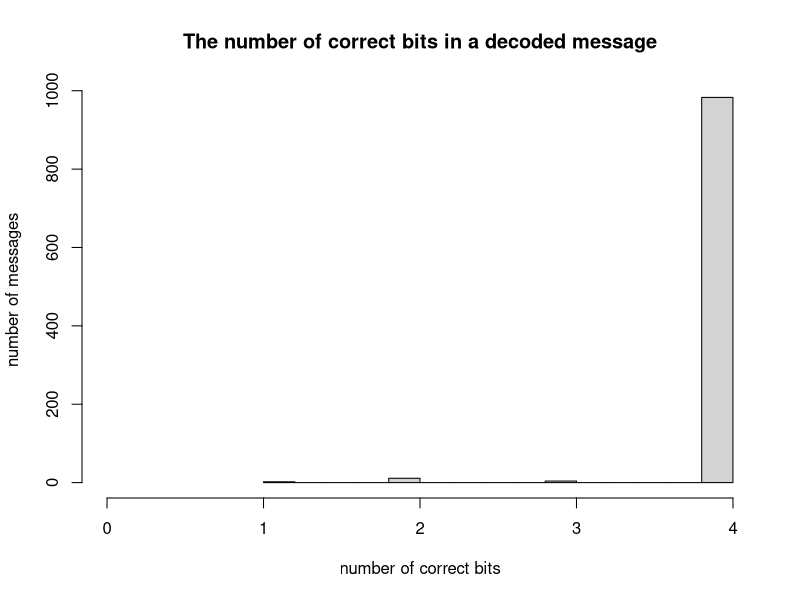
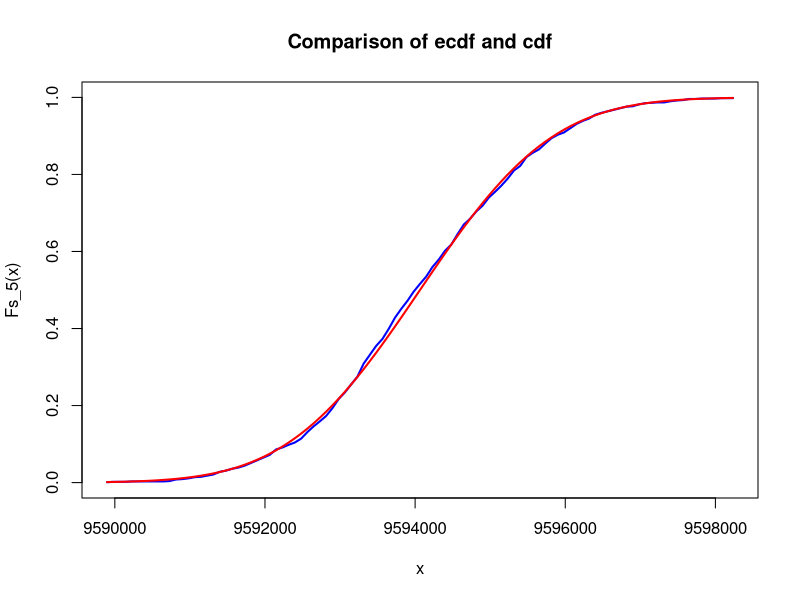
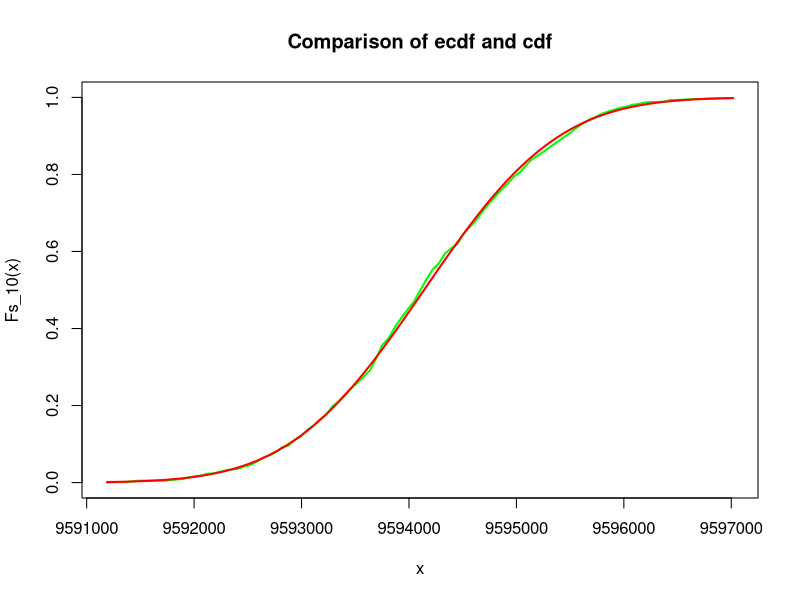
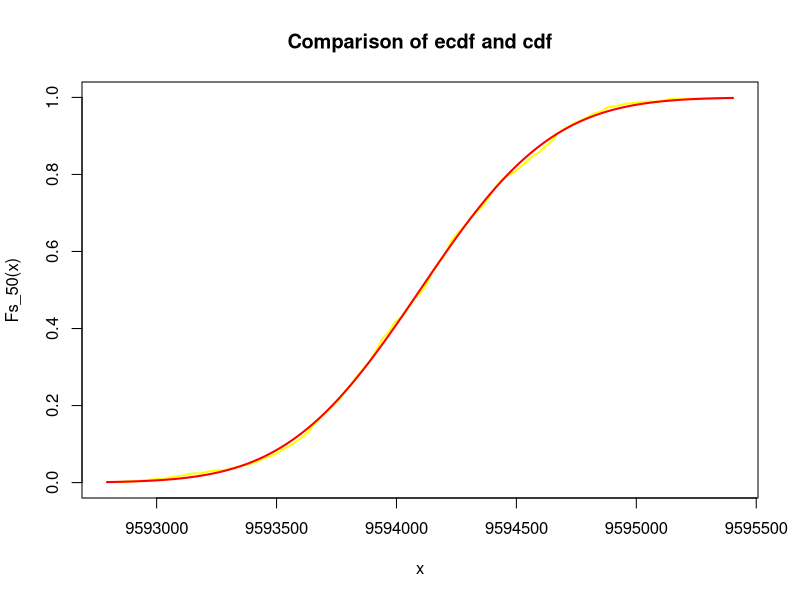
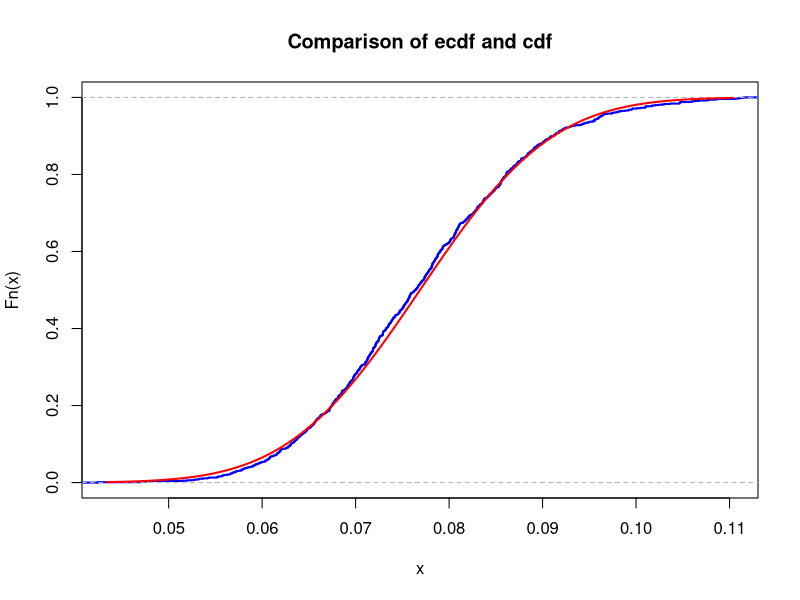

R code for these plots, in order:
## ---- chunk 1
# your team id number 
                          ###
id <- 3                  ### Change to the correct id!
                          ###
set.seed(id)
p <- id/100
# matrices G and H
G <- matrix(c(1, 1, 1, 0, 0, 0, 0,
		1, 0, 0, 1, 1, 0, 0,
		0, 1, 0, 1, 0, 1, 0,
		1, 1, 0, 1, 0, 0, 1), nrow = 4, byrow = TRUE)
H <- t(matrix(c(1, 0, 1, 0, 1, 0, 1,
		0, 1, 1, 0, 0, 1, 1,
		0, 0, 0, 1, 1, 1, 1), nrow = 3, byrow = TRUE))
cat("The matrix G is: \n") 
G  
cat("The matrix H is: \n") 
H
cat("The product GH must be zero: \n")
(G%*%H) %%2
## ---- chunk 2
# generate N messages

message_generator <- function(N) {
  matrix(sample(c(0,1), 4*N, replace = TRUE), nrow = N)
}  
messages <- message_generator(100)
codewords <- (messages %*% G) %% 2
## ---- chunk 3
main <- function(number) {
  messages <- message_generator(number)
  encoded_words <- (messages %*% G) %% 2

  for (i in 1:number) {
    for (j in 1:7) {
      error_probability <- runif(1, min=0, max=1)
      if (error_probability <= p) {
        encoded_words[i, j] <- xor(encoded_words[i, j], 1)
      }
      else {
        encoded_words[i, j] <- encoded_words[i, j]
      }
    }
  }

  decoded <- matrix(, nrow=number, ncol = 4)
  for (i in 1:length(encoded_words[, 1])) {
    syndrome_vector <- (encoded_words[i,]%*%H)%%2
    if (syndrome_vector[1,1] + 2*syndrome_vector[1,2] + 4*syndrome_vector[1,3] != 0 && encoded_words[i, syndrome_vector[1,1] + 2*syndrome_vector[1,2] + 4*syndrome_vector[1,3]] == 1) {
      encoded_words[i, syndrome_vector[1,1] + 2*syndrome_vector[1,2] + 4*syndrome_vector[1,3]] <- 0
    }
    else if (syndrome_vector[1,1] + 2*syndrome_vector[1,2] + 4*syndrome_vector[1,3] != 0 && encoded_words[i, syndrome_vector[1,1] + 2*syndrome_vector[1,2] + 4*syndrome_vector[1,3]] == 0) {
      encoded_words[i, syndrome_vector[1,1] + 2*syndrome_vector[1,2] + 4*syndrome_vector[1,3]] <- 1
    }
    decoded[i, 1] <- encoded_words[i, 3]
    decoded[i, 2] <- encoded_words[i, 5]
    decoded[i, 3] <- encoded_words[i, 6]
    decoded[i, 4] <- encoded_words[i, 7]
  }
  vector_correct <- c()
  for (i in 1:length(decoded[, 1])) {
    vector_comparing <- messages[i,] == decoded[i,]
    vector_correct <- c(vector_correct, length(which(vector_comparing==TRUE)))
  }
  counter <- 0
  for (i in vector_correct) {
    if (i==4) {
      counter <- counter + 1
    }
  }
  return(list("vector_correct" = vector_correct, "counter" = counter/number))
}
main(1000)$counter
## ---- chunk 4
hist(main(1000)$vector_correct,
     xlim = c(0, 4),
     xlab = "number of correct bits",
     ylab = "number of messages",
     main = "The number of correct bits in a decoded message",
)
## ---- chunk 5
id <- 3
set.seed(id)
half_life <- 30.1 * 365 * 24 * 60 * 60
lambda <- log(2) / half_life
mass <- id * 10 ** (-6)
molar_mass <- 137
avogadro <- 6 * 10 ** 23
N <- mass / molar_mass * avogadro
mu <- N * lambda
## ---- chunk 6
K <- 1e3
n <- 5
sample_means_5 <- colMeans(matrix(rpois(n*K, lambda = mu), nrow=n))
n <- 10
sample_means_10 <- colMeans(matrix(rpois(n*K, lambda = mu), nrow=n))
n <- 50
sample_means_50 <- colMeans(matrix(rpois(n*K, lambda = mu), nrow=n))
## ---- chunk 7
mu_5 <- mean(sample_means_5)
sigma_5 <- sd(sample_means_5)
mu_10 <- mean(sample_means_10)
sigma_10 <- sd(sample_means_10)
mu_50 <- mean(sample_means_50)
sigma_50 <- sd(sample_means_50)
## ---- chunk 8
xlims_5 <- c(mu_5-3*sigma_5,mu_5+3*sigma_5)
Fs_5 <- ecdf(sample_means_5)
xlims_10 <- c(mu_10-3*sigma_10,mu_5+3*sigma_10)
Fs_10 <- ecdf(sample_means_10)
xlims_50 <- c(mu_50-3*sigma_50,mu_50+3*sigma_50)
Fs_50 <- ecdf(sample_means_50)
curve(Fs_5, 
     xlim = xlims_5, 
     ylim = c(0,1),
     col = "blue",
     lwd = 2,
     main = "Comparison of ecdf and cdf")
curve(pnorm(x, mean = mu_5, sd = sigma_5), col = "red", lwd = 2, add = TRUE)

curve(Fs_10,
     xlim = xlims_10, 
     ylim = c(0,1),
     col = "green",
     lwd = 2,
     main = "Comparison of ecdf and cdf")
curve(pnorm(x, mean = mu_10, sd = sigma_10), col = "red", lwd = 2, add = TRUE)

curve(Fs_50,     
     xlim = xlims_50, 
     ylim = c(0,1), 
     col = "yellow",
     lwd = 2,
     main = "Comparison of ecdf and cdf")
curve(pnorm(x, mean = mu_50, sd = sigma_50), col = "red", lwd = 2, add = TRUE)

t <- seq(mu_5-3*sigma_5,mu_5+3*sigma_5, length=200)
normal_dist <- pnorm(t, mean = mu_5, sd = sigma_5)
max_dif <- max(abs(Fs_5(t) - normal_dist))
print(max_dif)

t <- seq(mu_10-3*sigma_10,mu_10+3*sigma_10, length=200)
normal_dist <- pnorm(t, mean = mu_10, sd = sigma_10)
max_dif <- max(abs(Fs_10(t) - normal_dist))
print(max_dif)

t <- seq(mu_50-3*sigma_50,mu_50+3*sigma_50, length=200)
normal_dist <- pnorm(t, mean = mu_50, sd = sigma_50)
max_dif <- max(abs(Fs_50(t) - normal_dist))
print(max_dif)
## ---- chunk 9
K <- 1000
n <- 1
while (TRUE){
  sample_sums <- unname(colSums(matrix(rpois(n*K, lambda = mu), nrow=n)))
  safe_probability = length(sample_sums[sample_sums < 8 * 10 ** 8]) / length(sample_sums)
  if (safe_probability < 0.95){
    break
  }
  n <- n + 1
}
print(n - 1)
## ---- chunk 10
    set.seed(id)
    N <- 7
    nu1 <- 13
    nu <- N*nu1
    K <- 1e3
    n <- 100

    S <- colSums(matrix(rexp(n*K, rate = nu), nrow=n))


## ---- chunk 11
    set.seed(id)
    clicks <- rep(0, K)
    for (i in 1:K) {
      clicks[i] <-sum(rexp(n, rate = nu))
    }
    prob <- length(clicks[clicks>1]) / length(clicks)
    prob
## ---- chunk 12
set.seed(id)
nu1 <- 13 
K <- 1e3
n <- 50
sample_means <- colMeans(matrix(rexp(n*K, rate = nu1), nrow=n))

## ---- chunk 13
mu <- mean(sample_means)       # change this!
sigma <- sqrt(var(sample_means))    # change this!

## ---- chunk 14
xlims <- c(mu-3*sigma,mu+3*sigma)
Fs <- ecdf(sample_means)
plot(Fs, 
     xlim = xlims, 
     col = "blue",
     lwd = 2,
     main = "Comparison of ecdf and cdf")

curve(pnorm(x, mean = mu, sd = sigma), col = "red", lwd = 2, add = TRUE)
x <- seq(min(sample_means), max(sample_means), by = .01)
max(abs(ecdf(sample_means)(x)-pnorm(x, mean = mu, sd = sigma)))
## ---- chunk 15
max(abs(ecdf(sample_means)(x)-pnorm(x, mean = mu, sd = sigma)))
